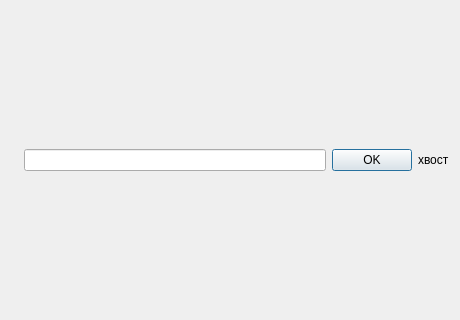
<?xml version="1.0" encoding="UTF-8"?>
<ui version="4.0"><class>Dialog</class><widget class="QDialog" name="Dialog"><property name="geometry"><rect><x>0</x><y>0</y><width>460</width><height>320</height></rect></property><property name="windowTitle"><string>#010 hbox/95_empty_and_widgets</string></property><layout class="QVBoxLayout" name="verticalLayout"><property name="leftMargin"><number>11</number></property><property name="topMargin"><number>11</number></property><property name="rightMargin"><number>11</number></property><property name="bottomMargin"><number>11</number></property><property name="spacing"><number>6</number></property><item><layout class="QHBoxLayout" name="row"><property name="leftMargin"><number>0</number></property><property name="topMargin"><number>0</number></property><property name="rightMargin"><number>0</number></property><property name="bottomMargin"><number>0</number></property><property name="spacing"><number>6</number></property><item><widget class="QLabel" name="label_empty"><property name="text"><string></string></property></widget></item><item><widget class="QLineEdit" name="lineEdit_1"></widget></item><item><widget class="QPushButton" name="ok"><property name="text"><string>OK</string></property></widget></item><item><widget class="QLabel" name="label_tail"><property name="text"><string>хвост</string></property></widget></item></layout></item></layout></widget></ui>
